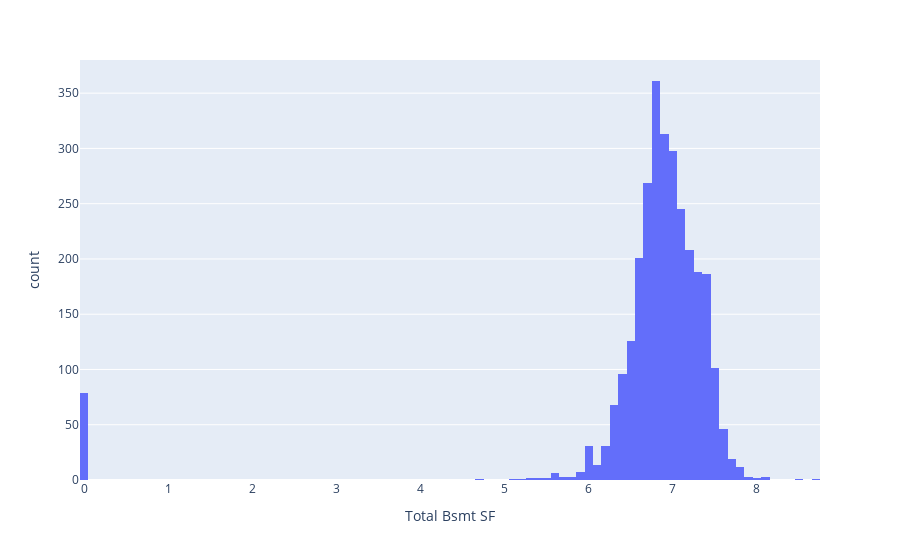

Notebook cell for this chart:
### Code cell
fig = px.histogram(df_train, x="Total Bsmt SF")
fig.show()

### Figure 1 — Plotly figure (JSON) as saved in the notebook; plotly's stock layout.template omitted (floating-point values rounded to 4 significant figures; data arrays with more than 128 entries replaced by an {"elided": "..."} marker saying what was removed)
{"data": [{"alignmentgroup": "True", "bingroup": "x", "hovertemplate": "Total Bsmt SF=%{x}<br>count=%{y}<extra></extra>", "legendgroup": "", "marker": {"color": "#636efa"}, "name": "", "offsetgroup": "", "orientation": "v", "showlegend": false, "type": "histogram", "x": {"elided": "2930 float values"}, "xaxis": "x", "yaxis": "y"}], "layout": {"autosize": true, "barmode": "relative", "legend": {"tracegroupgap": 0}, "margin": {"t": 60}, "xaxis": {"anchor": "y", "autorange": true, "domain": [0, 1], "range": [-0.05, 8.75], "title": {"text": "Total Bsmt SF"}, "type": "linear"}, "yaxis": {"anchor": "x", "autorange": true, "domain": [0, 1], "range": [0, 380], "title": {"text": "count"}}}}
